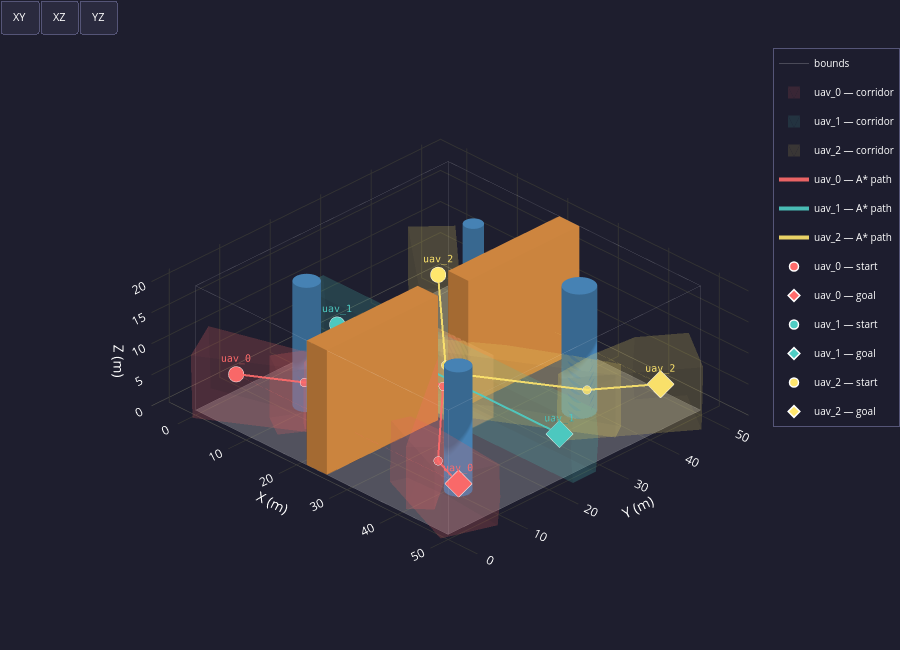

The cell this chart's notebook holds for it:
### Code cell
# ── Cell 3 — Safe Corridor Extraction ────────────────────────────────────────
from safe_corridor import extract_corridors, CorridorResult
import logging
logging.getLogger("safe_corridor").setLevel(logging.WARNING)

BOX_HE = planner_cfg.box_half_extents   # loaded from planner.yaml

print(f"Extracting safe corridors  "
      f"(seed box: {BOX_HE[0]} × {BOX_HE[1]} × {BOX_HE[2]} m)")

try:
    corridors = extract_corridors(env, paths, box_half_extents=BOX_HE)
    for cr in corridors:
        n     = len(cr.A_list)
        avg_c = (sum(cr.A_list[i].shape[0] for i in range(n)) / n) if n else 0
        print(f"  ✓  {cr.uav_id:<10}  {n} corridor{'s' if n != 1 else ' '}  "
              f"({avg_c:.0f} constraints/corridor avg)")
except RuntimeError as exc:
    print(f"  ✗  FAILED — {exc}")
    raise

# ── Visualisation — environment + paths + safe corridors ─────────────────────
plot_environment_3d(env, fleet=fleet, paths=paths, corridors=corridors)

### Figure 1 — Plotly figure (JSON) as saved in the notebook; plotly's stock layout.template omitted (floating-point values rounded to 4 significant figures; data arrays with more than 128 entries replaced by an {"elided": "..."} marker saying what was removed)
{"data": [{"color": "#EFEFEF", "flatshading": true, "hoverinfo": "skip", "i": [0, 0], "j": [1, 2], "k": [2, 3], "name": "floor", "opacity": 0.25, "showscale": false, "type": "mesh3d", "x": [0, 50, 50, 0], "y": [0, 0, 50, 50], "z": [0, 0, 0, 0]}, {"hoverinfo": "skip", "line": {"color": "white", "width": 1}, "mode": "lines", "name": "bounds", "opacity": 0.2, "type": "scatter3d", "x": [0, 50, null, 50, 50, null, 50, 0, null, 0, 0, null, 0, 50, null, 50, 50, null, 50, 0, null, 0, 0, null, 0, 0, null, 50, 50, null, 50, 50, null, 0, 0, null], "y": [0, 0, null, 0, 50, null, 50, 50, null, 50, 0, null, 0, 0, null, 0, 50, null, 50, 50, null, 50, 0, null, 0, 0, null, 0, 0, null, 50, 50, null, 50, 50, null], "z": [0, 0, null, 0, 0, null, 0, 0, null, 0, 0, null, 20, 20, null, 20, 20, null, 20, 20, null, 20, 20, null, 0, 20, null, 0, 20, null, 0, 20, null, 0, 20, null]}, {"color": "#4682B4", "flatshading": false, "hoverinfo": "skip", "i": {"elided": "160 int values"}, "j": {"elided": "160 int values"}, "k": {"elided": "160 int values"}, "name": "cyl_0", "opacity": 1, "showscale": false, "type": "mesh3d", "x": [12.0, 11.98, 11.9, 11.78, 11.62, 11.41, 11.18, 10.91, 10.62, 10.31, 10.0, 9.687, 9.382, 9.092, 8.824, 8.586, 8.382, 8.218, 8.098, 8.025, 8.0, 8.025, 8.098, 8.218, 8.382, 8.586, 8.824, 9.092, 9.382, 9.687, 10.0, 10.31, 10.62, 10.91, 11.18, 11.41, 11.62, 11.78, 11.9, 11.98, 12.0, 11.98, 11.9, 11.78, 11.62, 11.41, 11.18, 10.91, 10.62, 10.31, 10.0, 9.687, 9.382, 9.092, 8.824, 8.586, 8.382, 8.218, 8.098, 8.025, 8.0, 8.025, 8.098, 8.218, 8.382, 8.586, 8.824, 9.092, 9.382, 9.687, 10.0, 10.31, 10.62, 10.91, 11.18, 11.41, 11.62, 11.78, 11.9, 11.98, 10.0, 10.0], "y": [12.0, 12.31, 12.62, 12.91, 13.18, 13.41, 13.62, 13.78, 13.9, 13.98, 14.0, 13.98, 13.9, 13.78, 13.62, 13.41, 13.18, 12.91, 12.62, 12.31, 12.0, 11.69, 11.38, 11.09, 10.82, 10.59, 10.38, 10.22, 10.1, 10.02, 10.0, 10.02, 10.1, 10.22, 10.38, 10.59, 10.82, 11.09, 11.38, 11.69, 12.0, 12.31, 12.62, 12.91, 13.18, 13.41, 13.62, 13.78, 13.9, 13.98, 14.0, 13.98, 13.9, 13.78, 13.62, 13.41, 13.18, 12.91, 12.62, 12.31, 12.0, 11.69, 11.38, 11.09, 10.82, 10.59, 10.38, 10.22, 10.1, 10.02, 10.0, 10.02, 10.1, 10.22, 10.38, 10.59, 10.82, 11.09, 11.38, 11.69, 12.0, 12.0], "z": [0.0, 0.0, 0.0, 0.0, 0.0, 0.0, 0.0, 0.0, 0.0, 0.0, 0.0, 0.0, 0.0, 0.0, 0.0, 0.0, 0.0, 0.0, 0.0, 0.0, 0.0, 0.0, 0.0, 0.0, 0.0, 0.0, 0.0, 0.0, 0.0, 0.0, 0.0, 0.0, 0.0, 0.0, 0.0, 0.0, 0.0, 0.0, 0.0, 0.0, 20.0, 20.0, 20.0, 20.0, 20.0, 20.0, 20.0, 20.0, 20.0, 20.0, 20.0, 20.0, 20.0, 20.0, 20.0, 20.0, 20.0, 20.0, 20.0, 20.0, 20.0, 20.0, 20.0, 20.0, 20.0, 20.0, 20.0, 20.0, 20.0, 20.0, 20.0, 20.0, 20.0, 20.0, 20.0, 20.0, 20.0, 20.0, 20.0, 20.0, 0.0, 20.0]}, {"color": "#4682B4", "flatshading": false, "hoverinfo": "skip", "i": {"elided": "160 int values"}, "j": {"elided": "160 int values"}, "k": {"elided": "160 int values"}, "name": "cyl_1", "opacity": 1, "showscale": false, "type": "mesh3d", "x": [40.5, 40.47, 40.38, 40.23, 40.02, 39.77, 39.47, 39.13, 38.77, 38.39, 38.0, 37.61, 37.23, 36.87, 36.53, 36.23, 35.98, 35.77, 35.62, 35.53, 35.5, 35.53, 35.62, 35.77, 35.98, 36.23, 36.53, 36.87, 37.23, 37.61, 38.0, 38.39, 38.77, 39.13, 39.47, 39.77, 40.02, 40.23, 40.38, 40.47, 40.5, 40.47, 40.38, 40.23, 40.02, 39.77, 39.47, 39.13, 38.77, 38.39, 38.0, 37.61, 37.23, 36.87, 36.53, 36.23, 35.98, 35.77, 35.62, 35.53, 35.5, 35.53, 35.62, 35.77, 35.98, 36.23, 36.53, 36.87, 37.23, 37.61, 38.0, 38.39, 38.77, 39.13, 39.47, 39.77, 40.02, 40.23, 40.38, 40.47, 38.0, 38.0], "y": [38.0, 38.39, 38.77, 39.13, 39.47, 39.77, 40.02, 40.23, 40.38, 40.47, 40.5, 40.47, 40.38, 40.23, 40.02, 39.77, 39.47, 39.13, 38.77, 38.39, 38.0, 37.61, 37.23, 36.87, 36.53, 36.23, 35.98, 35.77, 35.62, 35.53, 35.5, 35.53, 35.62, 35.77, 35.98, 36.23, 36.53, 36.87, 37.23, 37.61, 38.0, 38.39, 38.77, 39.13, 39.47, 39.77, 40.02, 40.23, 40.38, 40.47, 40.5, 40.47, 40.38, 40.23, 40.02, 39.77, 39.47, 39.13, 38.77, 38.39, 38.0, 37.61, 37.23, 36.87, 36.53, 36.23, 35.98, 35.77, 35.62, 35.53, 35.5, 35.53, 35.62, 35.77, 35.98, 36.23, 36.53, 36.87, 37.23, 37.61, 38.0, 38.0], "z": [0.0, 0.0, 0.0, 0.0, 0.0, 0.0, 0.0, 0.0, 0.0, 0.0, 0.0, 0.0, 0.0, 0.0, 0.0, 0.0, 0.0, 0.0, 0.0, 0.0, 0.0, 0.0, 0.0, 0.0, 0.0, 0.0, 0.0, 0.0, 0.0, 0.0, 0.0, 0.0, 0.0, 0.0, 0.0, 0.0, 0.0, 0.0, 0.0, 0.0, 20.0, 20.0, 20.0, 20.0, 20.0, 20.0, 20.0, 20.0, 20.0, 20.0, 20.0, 20.0, 20.0, 20.0, 20.0, 20.0, 20.0, 20.0, 20.0, 20.0, 20.0, 20.0, 20.0, 20.0, 20.0, 20.0, 20.0, 20.0, 20.0, 20.0, 20.0, 20.0, 20.0, 20.0, 20.0, 20.0, 20.0, 20.0, 20.0, 20.0, 0.0, 20.0]}, {"color": "#4682B4", "flatshading": false, "hoverinfo": "skip", "i": {"elided": "160 int values"}, "j": {"elided": "160 int values"}, "k": {"elided": "160 int values"}, "name": "cyl_2", "opacity": 1, "showscale": false, "type": "mesh3d", "x": [16.5, 16.48, 16.43, 16.34, 16.21, 16.06, 15.88, 15.68, 15.46, 15.23, 15.0, 14.77, 14.54, 14.32, 14.12, 13.94, 13.79, 13.66, 13.57, 13.52, 13.5, 13.52, 13.57, 13.66, 13.79, 13.94, 14.12, 14.32, 14.54, 14.77, 15.0, 15.23, 15.46, 15.68, 15.88, 16.06, 16.21, 16.34, 16.43, 16.48, 16.5, 16.48, 16.43, 16.34, 16.21, 16.06, 15.88, 15.68, 15.46, 15.23, 15.0, 14.77, 14.54, 14.32, 14.12, 13.94, 13.79, 13.66, 13.57, 13.52, 13.5, 13.52, 13.57, 13.66, 13.79, 13.94, 14.12, 14.32, 14.54, 14.77, 15.0, 15.23, 15.46, 15.68, 15.88, 16.06, 16.21, 16.34, 16.43, 16.48, 15.0, 15.0], "y": [40.0, 40.23, 40.46, 40.68, 40.88, 41.06, 41.21, 41.34, 41.43, 41.48, 41.5, 41.48, 41.43, 41.34, 41.21, 41.06, 40.88, 40.68, 40.46, 40.23, 40.0, 39.77, 39.54, 39.32, 39.12, 38.94, 38.79, 38.66, 38.57, 38.52, 38.5, 38.52, 38.57, 38.66, 38.79, 38.94, 39.12, 39.32, 39.54, 39.77, 40.0, 40.23, 40.46, 40.68, 40.88, 41.06, 41.21, 41.34, 41.43, 41.48, 41.5, 41.48, 41.43, 41.34, 41.21, 41.06, 40.88, 40.68, 40.46, 40.23, 40.0, 39.77, 39.54, 39.32, 39.12, 38.94, 38.79, 38.66, 38.57, 38.52, 38.5, 38.52, 38.57, 38.66, 38.79, 38.94, 39.12, 39.32, 39.54, 39.77, 40.0, 40.0], "z": [0.0, 0.0, 0.0, 0.0, 0.0, 0.0, 0.0, 0.0, 0.0, 0.0, 0.0, 0.0, 0.0, 0.0, 0.0, 0.0, 0.0, 0.0, 0.0, 0.0, 0.0, 0.0, 0.0, 0.0, 0.0, 0.0, 0.0, 0.0, 0.0, 0.0, 0.0, 0.0, 0.0, 0.0, 0.0, 0.0, 0.0, 0.0, 0.0, 0.0, 20.0, 20.0, 20.0, 20.0, 20.0, 20.0, 20.0, 20.0, 20.0, 20.0, 20.0, 20.0, 20.0, 20.0, 20.0, 20.0, 20.0, 20.0, 20.0, 20.0, 20.0, 20.0, 20.0, 20.0, 20.0, 20.0, 20.0, 20.0, 20.0, 20.0, 20.0, 20.0, 20.0, 20.0, 20.0, 20.0, 20.0, 20.0, 20.0, 20.0, 0.0, 20.0]}, {"color": "#4682B4", "flatshading": false, "hoverinfo": "skip", "i": {"elided": "160 int values"}, "j": {"elided": "160 int values"}, "k": {"elided": "160 int values"}, "name": "cyl_3", "opacity": 1, "showscale": false, "type": "mesh3d", "x": [44.0, 43.98, 43.9, 43.78, 43.62, 43.41, 43.18, 42.91, 42.62, 42.31, 42.0, 41.69, 41.38, 41.09, 40.82, 40.59, 40.38, 40.22, 40.1, 40.02, 40.0, 40.02, 40.1, 40.22, 40.38, 40.59, 40.82, 41.09, 41.38, 41.69, 42.0, 42.31, 42.62, 42.91, 43.18, 43.41, 43.62, 43.78, 43.9, 43.98, 44.0, 43.98, 43.9, 43.78, 43.62, 43.41, 43.18, 42.91, 42.62, 42.31, 42.0, 41.69, 41.38, 41.09, 40.82, 40.59, 40.38, 40.22, 40.1, 40.02, 40.0, 40.02, 40.1, 40.22, 40.38, 40.59, 40.82, 41.09, 41.38, 41.69, 42.0, 42.31, 42.62, 42.91, 43.18, 43.41, 43.62, 43.78, 43.9, 43.98, 42.0, 42.0], "y": [10.0, 10.31, 10.62, 10.91, 11.18, 11.41, 11.62, 11.78, 11.9, 11.98, 12.0, 11.98, 11.9, 11.78, 11.62, 11.41, 11.18, 10.91, 10.62, 10.31, 10.0, 9.687, 9.382, 9.092, 8.824, 8.586, 8.382, 8.218, 8.098, 8.025, 8.0, 8.025, 8.098, 8.218, 8.382, 8.586, 8.824, 9.092, 9.382, 9.687, 10.0, 10.31, 10.62, 10.91, 11.18, 11.41, 11.62, 11.78, 11.9, 11.98, 12.0, 11.98, 11.9, 11.78, 11.62, 11.41, 11.18, 10.91, 10.62, 10.31, 10.0, 9.687, 9.382, 9.092, 8.824, 8.586, 8.382, 8.218, 8.098, 8.025, 8.0, 8.025, 8.098, 8.218, 8.382, 8.586, 8.824, 9.092, 9.382, 9.687, 10.0, 10.0], "z": [0.0, 0.0, 0.0, 0.0, 0.0, 0.0, 0.0, 0.0, 0.0, 0.0, 0.0, 0.0, 0.0, 0.0, 0.0, 0.0, 0.0, 0.0, 0.0, 0.0, 0.0, 0.0, 0.0, 0.0, 0.0, 0.0, 0.0, 0.0, 0.0, 0.0, 0.0, 0.0, 0.0, 0.0, 0.0, 0.0, 0.0, 0.0, 0.0, 0.0, 20.0, 20.0, 20.0, 20.0, 20.0, 20.0, 20.0, 20.0, 20.0, 20.0, 20.0, 20.0, 20.0, 20.0, 20.0, 20.0, 20.0, 20.0, 20.0, 20.0, 20.0, 20.0, 20.0, 20.0, 20.0, 20.0, 20.0, 20.0, 20.0, 20.0, 20.0, 20.0, 20.0, 20.0, 20.0, 20.0, 20.0, 20.0, 20.0, 20.0, 0.0, 20.0]}, {"color": "#CD853F", "flatshading": true, "hoverinfo": "skip", "i": [7, 0, 0, 0, 4, 4, 6, 6, 4, 0, 3, 2], "j": [3, 4, 1, 2, 5, 6, 5, 2, 0, 1, 6, 3], "k": [0, 7, 2, 7, 6, 7, 1, 1, 5, 5, 7, 6], "name": "passage_wall_south", "opacity": 1, "showscale": false, "type": "mesh3d", "x": [22, 26, 26, 22, 22, 26, 26, 22], "y": [0, 0, 22, 22, 0, 0, 22, 22], "z": [0, 0, 0, 0, 20, 20, 20, 20]}, {"color": "#CD853F", "flatshading": true, "hoverinfo": "skip", "i": [7, 0, 0, 0, 4, 4, 6, 6, 4, 0, 3, 2], "j": [3, 4, 1, 2, 5, 6, 5, 2, 0, 1, 6, 3], "k": [0, 7, 2, 7, 6, 7, 1, 1, 5, 5, 7, 6], "name": "passage_wall_north", "opacity": 1, "showscale": false, "type": "mesh3d", "x": [22, 26, 26, 22, 22, 26, 26, 22], "y": [28, 28, 50, 50, 28, 28, 50, 50], "z": [0, 0, 0, 0, 20, 20, 20, 20]}, {"color": "#FF6B6B", "flatshading": true, "hoverinfo": "skip", "i": [4, 4, 4, 4, 8, 8, 8, 7, 7, 6, 6, 6, 6, 6, 6, 6], "j": [2, 2, 1, 3, 2, 1, 9, 9, 2, 4, 4, 7, 3, 8, 8, 7], "k": [1, 5, 0, 0, 1, 0, 2, 2, 5, 5, 3, 5, 0, 0, 9, 9], "legendgroup": "uav_0_corridor", "name": "uav_0 — corridor", "opacity": 0.12, "showlegend": true, "showscale": false, "type": "mesh3d", "x": [-3.272, 0.8823, 1.103, 16.6, 18.42, 18.64, 16.6, 16.88, -3.272, -3.098], "y": [5.814, -1.839, -1.719, 11.02, 7.681, 7.8, 11.27, 11.04, 6.161, 6.019], "z": [9.873, 9.873, -0.1239, 10.37, 10.37, 0.3771, 5.712, 0.3771, 3.277, -0.1239]}, {"color": "#FF6B6B", "flatshading": true, "hoverinfo": "skip", "i": [7, 7, 7, 7, 1, 1, 3, 3, 3, 3, 3, 3], "j": [2, 2, 5, 6, 7, 7, 6, 2, 5, 1, 2, 1], "k": [0, 6, 4, 4, 5, 0, 4, 6, 4, 5, 0, 0], "legendgroup": "uav_0_corridor", "name": "uav_0 — corridor", "opacity": 0.12, "showlegend": false, "showscale": false, "type": "mesh3d", "x": [9.131, 13.34, 9.131, 13.34, 21.14, 21.14, 16.15, 16.15], "y": [5.491, 2.86, 5.491, 2.86, 15.34, 15.34, 18.46, 18.46], "z": [0.25, 0.25, 10.25, 10.25, 10.25, 0.25, 10.25, 0.25]}, {"color": "#FF6B6B", "flatshading": true, "hoverinfo": "skip", "i": [2, 2, 2, 2, 2, 2, 7, 7, 7, 7, 16, 16, 16, 16, 16, 16, 12, 12, 12, 12, 12, 12, 22, 22, 22, 22, 22, 22, 22, 22, 11, 11, 11, 11, 9, 9, 9, 9, 9, 9, 9, 9], "j": [1, 8, 18, 8, 19, 18, 0, 5, 8, 5, 5, 5, 18, 18, 20, 20, 13, 0, 10, 16, 13, 16, 1, 14, 13, 14, 19, 20, 13, 20, 2, 14, 14, 12, 10, 8, 7, 7, 2, 11, 12, 11], "k": [21, 3, 6, 6, 21, 19, 4, 0, 6, 6, 6, 0, 6, 19, 17, 19, 15, 4, 4, 0, 17, 17, 21, 1, 15, 15, 21, 19, 17, 17, 1, 15, 1, 15, 4, 3, 4, 8, 3, 2, 10, 12], "legendgroup": "uav_0_corridor", "name": "uav_0 — corridor", "opacity": 0.12, "showlegend": false, "showscale": false, "type": "mesh3d", "x": [17.9, 12.89, 13.53, 23.42, 23.73, 17.9, 17.61, 23.73, 23.59, 23.42, 23.46, 13.53, 13.4, 12.39, 12.89, 13.06, 14.89, 13.95, 14.89, 13.62, 13.62, 12.22, 12.22], "y": [10.31, 19.93, 20.7, 27.87, 27.61, 10.31, 9.974, 27.61, 27.72, 27.87, 27.84, 20.7, 20.54, 12.03, 19.93, 20.14, 6.708, 7.491, 6.708, 7.766, 7.766, 11.85, 11.85], "z": [10.25, 0.25, 0.25, 0.25, 10.25, 4.75, 0.25, 4.75, 0.25, 5.75, 10.25, 5.75, 10.25, 10.25, 5.75, 10.25, 10.25, 10.25, 0.25, 0.25, 5.75, 0.25, 5.75]}, {"color": "#FF6B6B", "flatshading": true, "hoverinfo": "skip", "i": [9, 9, 10, 10, 2, 2, 2, 2, 7, 7, 7, 7, 15, 15, 15, 15, 15, 12, 12, 12, 12, 12, 12, 18, 18, 18, 18, 18, 18, 20, 20, 20, 20, 20, 20, 20, 20, 20], "j": [4, 11, 9, 9, 10, 10, 1, 11, 8, 16, 10, 10, 4, 1, 5, 5, 1, 1, 2, 2, 7, 15, 15, 5, 9, 8, 9, 5, 19, 15, 15, 19, 7, 12, 12, 16, 18, 18], "k": [3, 4, 8, 11, 0, 11, 4, 4, 17, 17, 0, 8, 3, 4, 3, 6, 14, 14, 0, 1, 0, 14, 13, 3, 3, 17, 8, 6, 6, 6, 13, 6, 16, 13, 7, 17, 17, 19], "legendgroup": "uav_0_corridor", "name": "uav_0 — corridor", "opacity": 0.12, "showlegend": false, "showscale": false, "type": "mesh3d", "x": [16.75, 16.75, 16.75, 31.25, 24, 31.25, 24.25, 16.75, 31.25, 31.25, 24, 24, 16.75, 23.75, 16.75, 23.75, 24.0, 31.25, 31.25, 24.25, 24.0], "y": [22.42, 22.65, 22.42, 22.65, 22.47, 27.73, 27.75, 27.71, 22.42, 22.42, 22.24, 22.24, 27.73, 27.75, 27.73, 27.75, 27.73, 27.71, 27.73, 27.75, 27.75], "z": [10.25, 0.25, 4.75, 0.25, 0.25, 0.25, 0.25, 10.25, 10.25, 4.75, 10.25, 4.75, 5.75, 5.75, 0.25, 0.25, 10.25, 10.25, 5.75, 5.75, 5.875]}, {"color": "#FF6B6B", "flatshading": true, "hoverinfo": "skip", "i": [5, 5, 3, 3, 3, 3, 7, 7, 7, 9, 9, 9, 9, 9, 9, 9], "j": [0, 1, 0, 1, 6, 6, 0, 0, 6, 5, 3, 3, 6, 7, 5, 7], "k": [4, 0, 2, 0, 2, 8, 2, 4, 2, 1, 1, 8, 8, 6, 4, 4], "legendgroup": "uav_0_corridor", "name": "uav_0 — corridor", "opacity": 0.12, "showlegend": false, "showscale": false, "type": "mesh3d", "x": [41.0, 41.0, 43.94, 43.94, 22.93, 22.93, 30.11, 24.51, 30.11, 24.51], "y": [0.6402, 0.6402, 3.391, 3.391, 26.49, 26.49, 22.72, 27.97, 22.72, 27.97], "z": [0.25, 10.25, 0.25, 10.25, 0.25, 10.25, 0.25, 0.25, 10.25, 10.25]}, {"color": "#FF6B6B", "flatshading": true, "hoverinfo": "skip", "i": [4, 4, 8, 8, 8, 6, 6, 6, 13, 13, 13, 9, 9, 9, 10, 10, 11, 11, 11, 11, 11, 11, 11, 11], "j": [1, 1, 4, 5, 4, 4, 2, 4, 1, 5, 12, 1, 2, 12, 6, 9, 8, 6, 10, 13, 9, 10, 8, 13], "k": [2, 3, 3, 3, 7, 7, 0, 2, 3, 3, 1, 2, 0, 1, 0, 0, 7, 7, 6, 12, 12, 9, 5, 5], "legendgroup": "uav_0_corridor", "name": "uav_0 — corridor", "opacity": 0.12, "showlegend": false, "showscale": false, "type": "mesh3d", "x": [53.2, 34.53, 50.18, 34.18, 49.83, 35.09, 53.1, 52.83, 42.54, 41.95, 41.95, 41.89, 35.54, 35.44], "y": [6.923, 4.174, -1.461, 4.302, -1.333, 6.842, 7.238, 6.989, 7.474, 7.484, 7.779, 7.778, 6.978, 7.253], "z": [9.808, 10.43, 9.808, 0.4416, -0.1845, 0.4416, 4.345, -0.1845, 0.1859, 10.21, 5.016, 4.953, 10.43, 5.462]}, {"color": "#4ECDC4", "flatshading": true, "hoverinfo": "skip", "i": [7, 7, 5, 5, 13, 13, 13, 13, 8, 8, 8, 8, 15, 15, 15, 15, 9, 9, 9, 9, 9, 9, 9, 9, 17, 17, 17, 17, 17, 17, 17, 17], "j": [10, 10, 7, 7, 1, 5, 1, 5, 14, 16, 10, 16, 14, 7, 7, 13, 1, 2, 8, 2, 5, 5, 10, 8, 1, 2, 16, 2, 13, 15, 16, 15], "k": [4, 11, 11, 6, 12, 6, 3, 3, 4, 0, 4, 14, 4, 4, 6, 6, 3, 0, 0, 1, 3, 11, 11, 10, 12, 1, 0, 0, 12, 13, 14, 14], "legendgroup": "uav_1_corridor", "name": "uav_1 — corridor", "opacity": 0.12, "showlegend": true, "showscale": false, "type": "mesh3d", "x": [-2.0, 52, 25.0, 52, -2, 52, 52, 25.0, -2, 25.0, -2.0, 25.0, 52.0, 52, -2, 25.0, -2, 25.0], "y": [27.28, 27.28, 27.32, 22.72, 22.72, 22.27, 22.72, 22.68, 22.72, 22.68, 22.27, 22.23, 27.73, 27.28, 27.28, 27.32, 27.73, 27.77], "z": [0, 0, -8.882e-16, 8.882e-16, 10, 5.0, 10, 10, 8.882e-16, 0, 5.0, 5.0, 5.0, 10, 10, 10, 5.0, 5.0]}, {"color": "#FFE66D", "flatshading": true, "hoverinfo": "skip", "i": [0, 0, 6, 6, 6, 6, 6, 12, 12, 12, 1, 1, 1, 1, 1, 4, 4, 4, 4, 4, 4, 4, 4, 4], "j": [3, 5, 9, 0, 0, 5, 8, 9, 9, 11, 11, 6, 6, 12, 12, 9, 0, 0, 3, 8, 1, 1, 12, 12], "k": [7, 7, 10, 9, 5, 7, 7, 10, 13, 10, 10, 10, 8, 11, 2, 13, 9, 3, 7, 7, 8, 2, 13, 2], "legendgroup": "uav_2_corridor", "name": "uav_2 — corridor", "opacity": 0.12, "showlegend": true, "showscale": false, "type": "mesh3d", "x": [13.62, 24.42, 24.35, 25.33, 24.33, 14.28, 13.87, 25.44, 25.37, 1.079, 1.163, -3.33, -3.412, -3.427], "y": [38.81, 22.16, 22.17, 23.28, 22.2, 38.22, 38.61, 23.34, 23.19, 50.36, 50.31, 45.44, 45.45, 45.48], "z": [10.11, 0.298, 6.415, 10.3, 10.3, 3.618, 0.1175, 5.676, 0.298, 9.952, -0.04751, -0.04751, 7.078, 9.952]}, {"color": "#FFE66D", "flatshading": true, "hoverinfo": "skip", "i": [3, 3, 5, 5, 6, 6, 7, 7, 7, 7, 7, 7], "j": [2, 1, 1, 4, 3, 4, 2, 5, 3, 6, 5, 6], "k": [0, 0, 0, 1, 1, 1, 0, 0, 2, 3, 4, 4], "legendgroup": "uav_2_corridor", "name": "uav_2 — corridor", "opacity": 0.12, "showlegend": false, "showscale": false, "type": "mesh3d", "x": [17.25, 31.25, 17.25, 31.25, 31.25, 17.25, 31.25, 17.25], "y": [27.75, 27.75, 27.75, 27.75, 22.25, 22.25, 22.25, 22.25], "z": [0.25, 0.25, 10.25, 10.25, 0.25, 0.25, 10.25, 10.25]}, {"color": "#FFE66D", "flatshading": true, "hoverinfo": "skip", "i": [6, 6, 0, 0, 3, 3, 3, 3, 3, 3, 3, 3, 10, 10, 10, 10, 10, 10, 10, 10], "j": [4, 7, 7, 1, 6, 1, 1, 9, 4, 6, 11, 9, 4, 4, 11, 0, 9, 9, 1, 0], "k": [5, 5, 5, 7, 7, 8, 7, 8, 2, 4, 2, 11, 2, 5, 2, 5, 8, 11, 8, 1], "legendgroup": "uav_2_corridor", "name": "uav_2 — corridor", "opacity": 0.12, "showlegend": false, "showscale": false, "type": "mesh3d", "x": [30.55, 30.55, 47.37, 47.37, 23.5, 21.76, 23.5, 21.76, 39.41, 45.69, 39.41, 45.69], "y": [31.04, 31.04, 35.76, 35.76, 22.11, 25.01, 22.11, 25.01, 35.59, 38.57, 35.59, 38.57], "z": [0.25, 10.25, 0.25, 10.25, 0.25, 0.25, 10.25, 10.25, 10.25, 10.25, 0.25, 0.25]}, {"color": "#FFE66D", "flatshading": true, "hoverinfo": "skip", "i": [2, 2, 2, 2, 10, 10, 10, 13, 13, 8, 8, 8, 11, 11, 11, 11, 11, 11, 11, 6, 6, 6, 6, 6, 6, 6, 6, 6], "j": [1, 3, 7, 7, 1, 0, 0, 0, 9, 10, 15, 9, 3, 7, 0, 13, 13, 15, 15, 2, 2, 10, 8, 7, 11, 11, 15, 8], "k": [3, 4, 4, 5, 3, 3, 9, 9, 14, 9, 14, 14, 4, 4, 3, 0, 14, 14, 12, 1, 5, 1, 10, 5, 12, 7, 12, 15], "legendgroup": "uav_2_corridor", "name": "uav_2 — corridor", "opacity": 0.12, "showlegend": false, "showscale": false, "type": "mesh3d", "x": [41.39, 45.5, 53.86, 45.63, 53.99, 42.62, 41.65, 42.75, 40.88, 41.22, 41.37, 41.57, 41.43, 40.87, 40.72, 40.72], "y": [45.57, 51.82, 46.33, 52.02, 46.53, 29.23, 29.86, 29.43, 37.67, 45.31, 45.54, 30.2, 30.15, 37.48, 37.45, 37.43], "z": [10.06, -0.1179, -0.1179, 9.879, 9.879, 0.3708, 0.3708, 10.37, 0.225, 4.637, 0.06155, 10.37, 5.387, 10.23, 5.005, 4.955]}, {"hovertemplate": "<b>uav_0 — A* path</b><br>x=%{x:.1f}  y=%{y:.1f}  z=%{z:.1f}<extra></extra>", "legendgroup": "uav_0_path", "line": {"color": "#FF6B6B", "width": 4}, "mode": "lines", "name": "uav_0 — A* path", "opacity": 0.9, "showlegend": true, "type": "scatter3d", "x": [3, 11.75, 14.25, 21.75, 26.25, 40.75, 47], "y": [5, 9.75, 13.75, 22.75, 22.75, 7.25, 5], "z": [5, 5.25, 5.25, 5.25, 5.25, 5.25, 5]}, {"hoverinfo": "skip", "legendgroup": "uav_0_path", "marker": {"color": "#FF6B6B", "line": {"color": "white", "width": 1}, "size": 5}, "mode": "markers", "opacity": 0.8, "showlegend": false, "type": "scatter3d", "x": [11.75, 14.25, 21.75, 26.25, 40.75], "y": [9.75, 13.75, 22.75, 22.75, 7.25], "z": [5.25, 5.25, 5.25, 5.25, 5.25]}, {"hovertemplate": "<b>uav_1 — A* path</b><br>x=%{x:.1f}  y=%{y:.1f}  z=%{z:.1f}<extra></extra>", "legendgroup": "uav_1_path", "line": {"color": "#4ECDC4", "width": 4}, "mode": "lines", "name": "uav_1 — A* path", "opacity": 0.9, "showlegend": true, "type": "scatter3d", "x": [3, 47], "y": [25, 25], "z": [5, 5]}, {"hovertemplate": "<b>uav_2 — A* path</b><br>x=%{x:.1f}  y=%{y:.1f}  z=%{z:.1f}<extra></extra>", "legendgroup": "uav_2_path", "line": {"color": "#FFE66D", "width": 4}, "mode": "lines", "name": "uav_2 — A* path", "opacity": 0.9, "showlegend": true, "type": "scatter3d", "x": [3, 22.25, 26.25, 41.25, 47], "y": [45, 27.25, 27.25, 36.25, 45], "z": [5, 5.25, 5.25, 5.25, 5]}, {"hoverinfo": "skip", "legendgroup": "uav_2_path", "marker": {"color": "#FFE66D", "line": {"color": "white", "width": 1}, "size": 5}, "mode": "markers", "opacity": 0.8, "showlegend": false, "type": "scatter3d", "x": [22.25, 26.25, 41.25], "y": [27.25, 27.25, 36.25], "z": [5.25, 5.25, 5.25]}, {"hovertemplate": "<b>uav_0 — start</b><br>x=3.0  y=5.0  z=5.0<extra></extra>", "legendgroup": "uav_0_start", "marker": {"color": "#FF6B6B", "line": {"color": "white", "width": 1.5}, "size": 9, "symbol": "circle"}, "mode": "markers+text", "name": "uav_0 — start", "showlegend": true, "text": ["uav_0"], "textfont": {"color": "#FF6B6B", "family": "monospace", "size": 10}, "textposition": "top center", "type": "scatter3d", "x": [3], "y": [5], "z": [5]}, {"hovertemplate": "<b>uav_0 — goal</b><br>x=47.0  y=5.0  z=5.0<extra></extra>", "legendgroup": "uav_0_goal", "marker": {"color": "#FF6B6B", "line": {"color": "white", "width": 1.5}, "size": 9, "symbol": "diamond"}, "mode": "markers+text", "name": "uav_0 — goal", "showlegend": true, "text": ["uav_0"], "textfont": {"color": "#FF6B6B", "family": "monospace", "size": 10}, "textposition": "top center", "type": "scatter3d", "x": [47], "y": [5], "z": [5]}, {"hoverinfo": "skip", "legendgroup": "uav_0_start", "line": {"color": "#FF6B6B", "dash": "dot", "width": 1.5}, "mode": "lines", "opacity": 0.35, "showlegend": false, "type": "scatter3d", "x": [3, 47], "y": [5, 5], "z": [5, 5]}, {"hovertemplate": "<b>uav_1 — start</b><br>x=3.0  y=25.0  z=5.0<extra></extra>", "legendgroup": "uav_1_start", "marker": {"color": "#4ECDC4", "line": {"color": "white", "width": 1.5}, "size": 9, "symbol": "circle"}, "mode": "markers+text", "name": "uav_1 — start", "showlegend": true, "text": ["uav_1"], "textfont": {"color": "#4ECDC4", "family": "monospace", "size": 10}, "textposition": "top center", "type": "scatter3d", "x": [3], "y": [25], "z": [5]}, {"hovertemplate": "<b>uav_1 — goal</b><br>x=47.0  y=25.0  z=5.0<extra></extra>", "legendgroup": "uav_1_goal", "marker": {"color": "#4ECDC4", "line": {"color": "white", "width": 1.5}, "size": 9, "symbol": "diamond"}, "mode": "markers+text", "name": "uav_1 — goal", "showlegend": true, "text": ["uav_1"], "textfont": {"color": "#4ECDC4", "family": "monospace", "size": 10}, "textposition": "top center", "type": "scatter3d", "x": [47], "y": [25], "z": [5]}, {"hoverinfo": "skip", "legendgroup": "uav_1_start", "line": {"color": "#4ECDC4", "dash": "dot", "width": 1.5}, "mode": "lines", "opacity": 0.35, "showlegend": false, "type": "scatter3d", "x": [3, 47], "y": [25, 25], "z": [5, 5]}, {"hovertemplate": "<b>uav_2 — start</b><br>x=3.0  y=45.0  z=5.0<extra></extra>", "legendgroup": "uav_2_start", "marker": {"color": "#FFE66D", "line": {"color": "white", "width": 1.5}, "size": 9, "symbol": "circle"}, "mode": "markers+text", "name": "uav_2 — start", "showlegend": true, "text": ["uav_2"], "textfont": {"color": "#FFE66D", "family": "monospace", "size": 10}, "textposition": "top center", "type": "scatter3d", "x": [3], "y": [45], "z": [5]}, {"hovertemplate": "<b>uav_2 — goal</b><br>x=47.0  y=45.0  z=5.0<extra></extra>", "legendgroup": "uav_2_goal", "marker": {"color": "#FFE66D", "line": {"color": "white", "width": 1.5}, "size": 9, "symbol": "diamond"}, "mode": "markers+text", "name": "uav_2 — goal", "showlegend": true, "text": ["uav_2"], "textfont": {"color": "#FFE66D", "family": "monospace", "size": 10}, "textposition": "top center", "type": "scatter3d", "x": [47], "y": [45], "z": [5]}, {"hoverinfo": "skip", "legendgroup": "uav_2_start", "line": {"color": "#FFE66D", "dash": "dot", "width": 1.5}, "mode": "lines", "opacity": 0.35, "showlegend": false, "type": "scatter3d", "x": [3, 47], "y": [45, 45], "z": [5, 5]}], "layout": {"height": 650, "legend": {"bgcolor": "rgba(30,30,46,0.85)", "bordercolor": "#555577", "borderwidth": 1, "font": {"color": "white", "size": 10}, "x": 1, "xanchor": "right", "y": 1, "yanchor": "top"}, "margin": {"b": 0, "l": 0, "r": 0, "t": 40}, "paper_bgcolor": "#1E1E2E", "scene": {"aspectmode": "data", "bgcolor": "#1E1E2E", "camera": {"eye": {"x": 1.5, "y": -1.5, "z": 1.2}, "projection": {"type": "orthographic"}}, "xaxis": {"color": "white", "gridcolor": "#333333", "showbackground": false, "title": {"text": "X (m)"}, "zerolinecolor": "#555555"}, "yaxis": {"color": "white", "gridcolor": "#333333", "showbackground": false, "title": {"text": "Y (m)"}, "zerolinecolor": "#555555"}, "zaxis": {"color": "white", "gridcolor": "#333333", "showbackground": false, "title": {"text": "Z (m)"}, "zerolinecolor": "#555555"}}, "showlegend": true, "updatemenus": [{"bgcolor": "#2A2A3E", "bordercolor": "#555577", "buttons": [{"args": ["scene.camera", {"center": {"x": 0, "y": 0, "z": 0}, "eye": {"x": 0, "y": 0, "z": 2.5}, "projection": {"type": "orthographic"}, "up": {"x": 0, "y": 1, "z": 0}}], "label": "XY", "method": "relayout"}, {"args": ["scene.camera", {"center": {"x": 0, "y": 0, "z": 0}, "eye": {"x": 0, "y": -2.5, "z": 0}, "projection": {"type": "orthographic"}, "up": {"x": 0, "y": 0, "z": 1}}], "label": "XZ", "method": "relayout"}, {"args": ["scene.camera", {"center": {"x": 0, "y": 0, "z": 0}, "eye": {"x": 2.5, "y": 0, "z": 0}, "projection": {"type": "orthographic"}, "up": {"x": 0, "y": 0, "z": 1}}], "label": "YZ", "method": "relayout"}], "direction": "right", "font": {"color": "white", "size": 11}, "showactive": false, "type": "buttons", "x": 0, "xanchor": "left", "y": 1.08, "yanchor": "top"}], "width": 900}}
